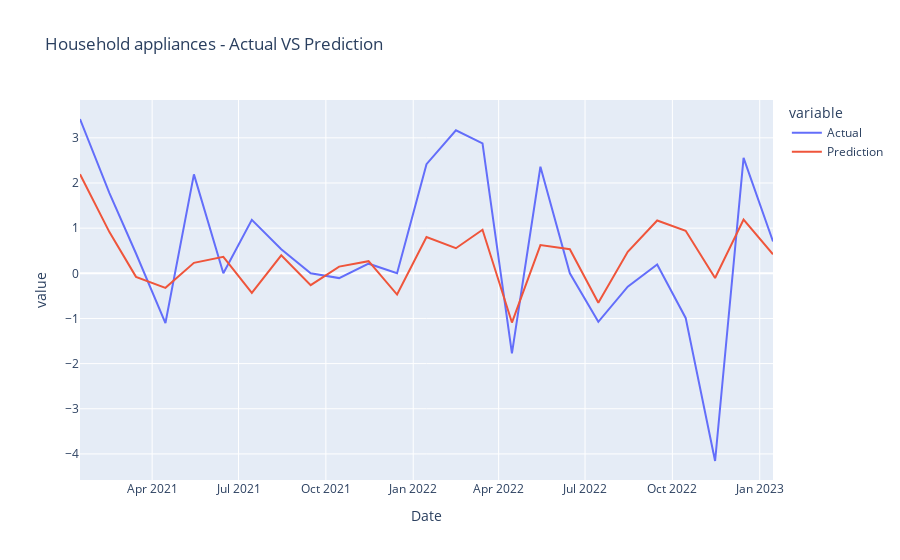
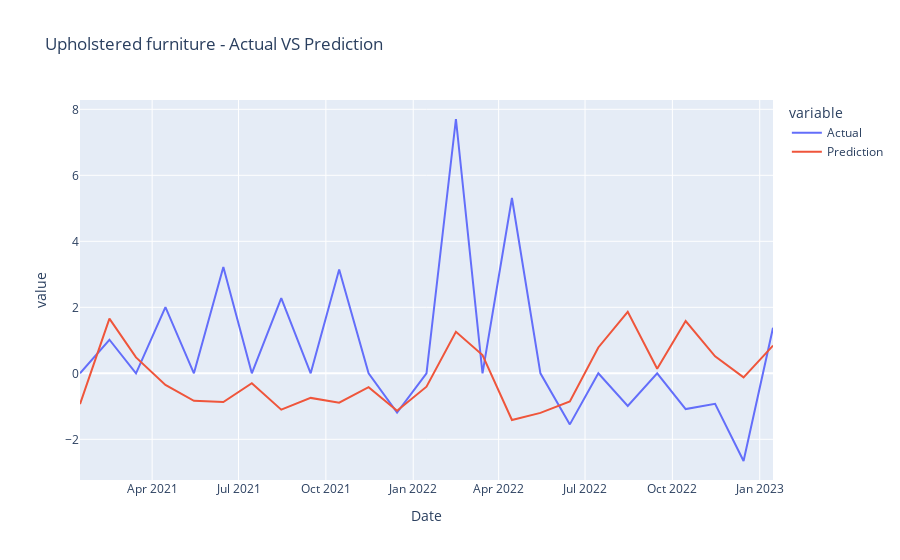
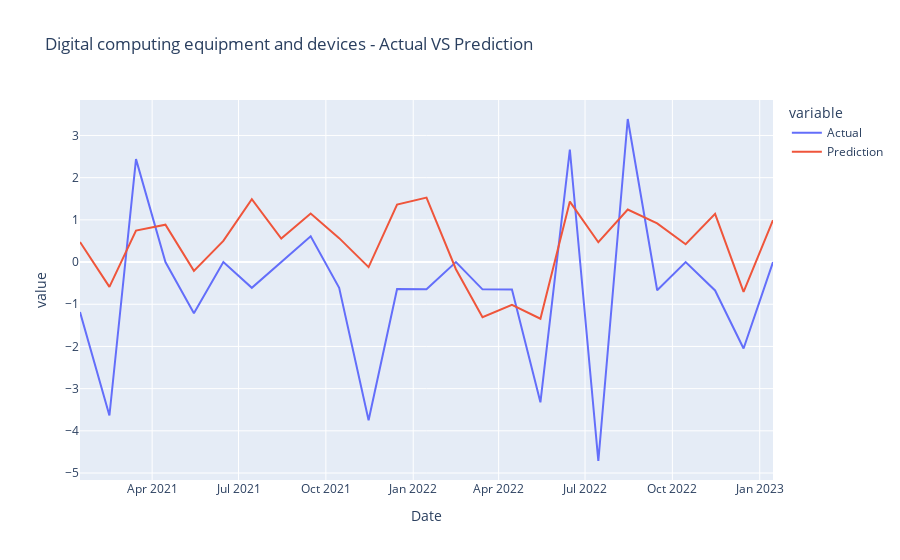
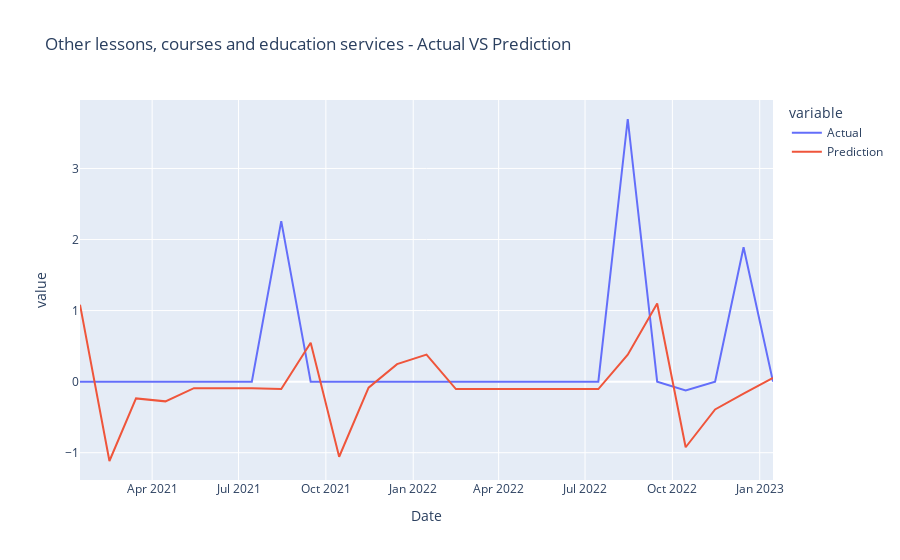

Notebook cell for these charts, in order:
### Code cell
def plot_results(all_data_dict, categories):
    category_samples = random.sample(categories, 10)+['All-items']
    for category in category_samples:
        category_df = all_data_dict[category]
        fig = px.line(category_df, x="Date", y=["Actual", "Prediction"], title=f'{category} - Actual VS Prediction')
        fig.show()

plot_results(all_data_test_dict, all_categories)

### Figure 1 — Plotly figure (JSON) as saved in the notebook; plotly's stock layout.template omitted (floating-point values rounded to 4 significant figures)
{"data": [{"hovertemplate": "variable=Actual<br>Date=%{x}<br>value=%{y}<extra></extra>", "legendgroup": "Actual", "line": {"color": "#636efa", "dash": "solid"}, "marker": {"symbol": "circle"}, "mode": "lines", "name": "Actual", "orientation": "v", "showlegend": true, "type": "scatter", "x": ["2021-01-15", "2021-02-15", "2021-03-15", "2021-04-15", "2021-05-15", "2021-06-15", "2021-07-15", "2021-08-15", "2021-09-15", "2021-10-15", "2021-11-15", "2021-12-15", "2022-01-15", "2022-02-15", "2022-03-15", "2022-04-15", "2022-05-15", "2022-06-15", "2022-07-15", "2022-08-15", "2022-09-15", "2022-10-15", "2022-11-15", "2022-12-15", "2023-01-15"], "xaxis": "x", "y": [3.417, 1.776, 0.4391, -1.101, 2.191, 0, 1.185, 0.5339, 0, -0.1066, 0.213, 0, 2.417, 3.168, 2.876, -1.775, 2.36, 0, -1.075, -0.2951, 0.1969, -0.9882, -4.157, 2.555, 0.7039], "yaxis": "y"}, {"hovertemplate": "variable=Prediction<br>Date=%{x}<br>value=%{y}<extra></extra>", "legendgroup": "Prediction", "line": {"color": "#EF553B", "dash": "solid"}, "marker": {"symbol": "circle"}, "mode": "lines", "name": "Prediction", "orientation": "v", "showlegend": true, "type": "scatter", "x": ["2021-01-15", "2021-02-15", "2021-03-15", "2021-04-15", "2021-05-15", "2021-06-15", "2021-07-15", "2021-08-15", "2021-09-15", "2021-10-15", "2021-11-15", "2021-12-15", "2022-01-15", "2022-02-15", "2022-03-15", "2022-04-15", "2022-05-15", "2022-06-15", "2022-07-15", "2022-08-15", "2022-09-15", "2022-10-15", "2022-11-15", "2022-12-15", "2023-01-15"], "xaxis": "x", "y": [2.194, 0.9123, -0.079, -0.3223, 0.2325, 0.3659, -0.4311, 0.3992, -0.2621, 0.1484, 0.2689, -0.4709, 0.8043, 0.5549, 0.9642, -1.09, 0.6247, 0.5319, -0.654, 0.476, 1.17, 0.9419, -0.1033, 1.188, 0.4219], "yaxis": "y"}], "layout": {"legend": {"title": {"text": "variable"}, "tracegroupgap": 0}, "title": {"text": "Household appliances - Actual VS Prediction"}, "xaxis": {"anchor": "y", "domain": [0, 1], "title": {"text": "Date"}}, "yaxis": {"anchor": "x", "domain": [0, 1], "title": {"text": "value"}}}}

### Figure 2 — Plotly figure (JSON) as saved in the notebook; plotly's stock layout.template omitted (floating-point values rounded to 4 significant figures)
{"data": [{"hovertemplate": "variable=Actual<br>Date=%{x}<br>value=%{y}<extra></extra>", "legendgroup": "Actual", "line": {"color": "#636efa", "dash": "solid"}, "marker": {"symbol": "circle"}, "mode": "lines", "name": "Actual", "orientation": "v", "showlegend": true, "type": "scatter", "x": ["2021-01-15", "2021-02-15", "2021-03-15", "2021-04-15", "2021-05-15", "2021-06-15", "2021-07-15", "2021-08-15", "2021-09-15", "2021-10-15", "2021-11-15", "2021-12-15", "2022-01-15", "2022-02-15", "2022-03-15", "2022-04-15", "2022-05-15", "2022-06-15", "2022-07-15", "2022-08-15", "2022-09-15", "2022-10-15", "2022-11-15", "2022-12-15", "2023-01-15"], "xaxis": "x", "y": [0, 1.017, 0, 2.004, 0, 3.221, 0, 2.279, 0, 3.143, 0, -1.19, 0, 7.706, 0, 5.312, 0, -1.548, 0, -0.9901, 0, -1.084, -0.9263, -2.658, 1.381], "yaxis": "y"}, {"hovertemplate": "variable=Prediction<br>Date=%{x}<br>value=%{y}<extra></extra>", "legendgroup": "Prediction", "line": {"color": "#EF553B", "dash": "solid"}, "marker": {"symbol": "circle"}, "mode": "lines", "name": "Prediction", "orientation": "v", "showlegend": true, "type": "scatter", "x": ["2021-01-15", "2021-02-15", "2021-03-15", "2021-04-15", "2021-05-15", "2021-06-15", "2021-07-15", "2021-08-15", "2021-09-15", "2021-10-15", "2021-11-15", "2021-12-15", "2022-01-15", "2022-02-15", "2022-03-15", "2022-04-15", "2022-05-15", "2022-06-15", "2022-07-15", "2022-08-15", "2022-09-15", "2022-10-15", "2022-11-15", "2022-12-15", "2023-01-15"], "xaxis": "x", "y": [-0.9327, 1.658, 0.4829, -0.3525, -0.8329, -0.8732, -0.3, -1.101, -0.7455, -0.8905, -0.4212, -1.132, -0.4045, 1.26, 0.5544, -1.416, -1.2, -0.8559, 0.7832, 1.865, 0.1386, 1.582, 0.515, -0.1239, 0.8408], "yaxis": "y"}], "layout": {"legend": {"title": {"text": "variable"}, "tracegroupgap": 0}, "title": {"text": "Upholstered furniture - Actual VS Prediction"}, "xaxis": {"anchor": "y", "domain": [0, 1], "title": {"text": "Date"}}, "yaxis": {"anchor": "x", "domain": [0, 1], "title": {"text": "value"}}}}

### Figure 3 — Plotly figure (JSON) as saved in the notebook; plotly's stock layout.template omitted (floating-point values rounded to 4 significant figures)
{"data": [{"hovertemplate": "variable=Actual<br>Date=%{x}<br>value=%{y}<extra></extra>", "legendgroup": "Actual", "line": {"color": "#636efa", "dash": "solid"}, "marker": {"symbol": "circle"}, "mode": "lines", "name": "Actual", "orientation": "v", "showlegend": true, "type": "scatter", "x": ["2021-01-15", "2021-02-15", "2021-03-15", "2021-04-15", "2021-05-15", "2021-06-15", "2021-07-15", "2021-08-15", "2021-09-15", "2021-10-15", "2021-11-15", "2021-12-15", "2022-01-15", "2022-02-15", "2022-03-15", "2022-04-15", "2022-05-15", "2022-06-15", "2022-07-15", "2022-08-15", "2022-09-15", "2022-10-15", "2022-11-15", "2022-12-15", "2023-01-15"], "xaxis": "x", "y": [-1.183, -3.637, 2.439, 0, -1.212, 0, -0.6116, 0, 0.6116, -0.6116, -3.75, -0.639, -0.6431, 0, -0.6473, -0.6515, -3.323, 2.667, -4.715, 3.39, -0.6689, 0, -0.6734, -2.048, 0], "yaxis": "y"}, {"hovertemplate": "variable=Prediction<br>Date=%{x}<br>value=%{y}<extra></extra>", "legendgroup": "Prediction", "line": {"color": "#EF553B", "dash": "solid"}, "marker": {"symbol": "circle"}, "mode": "lines", "name": "Prediction", "orientation": "v", "showlegend": true, "type": "scatter", "x": ["2021-01-15", "2021-02-15", "2021-03-15", "2021-04-15", "2021-05-15", "2021-06-15", "2021-07-15", "2021-08-15", "2021-09-15", "2021-10-15", "2021-11-15", "2021-12-15", "2022-01-15", "2022-02-15", "2022-03-15", "2022-04-15", "2022-05-15", "2022-06-15", "2022-07-15", "2022-08-15", "2022-09-15", "2022-10-15", "2022-11-15", "2022-12-15", "2023-01-15"], "xaxis": "x", "y": [0.4763, -0.5889, 0.7455, 0.8864, -0.209, 0.5015, 1.49, 0.5567, 1.15, 0.5666, -0.1205, 1.364, 1.528, -0.1705, -1.308, -1.013, -1.343, 1.433, 0.4704, 1.244, 0.9158, 0.4207, 1.141, -0.7064, 0.9916], "yaxis": "y"}], "layout": {"legend": {"title": {"text": "variable"}, "tracegroupgap": 0}, "title": {"text": "Digital computing equipment and devices - Actual VS Prediction"}, "xaxis": {"anchor": "y", "domain": [0, 1], "title": {"text": "Date"}}, "yaxis": {"anchor": "x", "domain": [0, 1], "title": {"text": "value"}}}}

### Figure 4 — Plotly figure (JSON) as saved in the notebook; plotly's stock layout.template omitted (floating-point values rounded to 4 significant figures)
{"data": [{"hovertemplate": "variable=Actual<br>Date=%{x}<br>value=%{y}<extra></extra>", "legendgroup": "Actual", "line": {"color": "#636efa", "dash": "solid"}, "marker": {"symbol": "circle"}, "mode": "lines", "name": "Actual", "orientation": "v", "showlegend": true, "type": "scatter", "x": ["2021-01-15", "2021-02-15", "2021-03-15", "2021-04-15", "2021-05-15", "2021-06-15", "2021-07-15", "2021-08-15", "2021-09-15", "2021-10-15", "2021-11-15", "2021-12-15", "2022-01-15", "2022-02-15", "2022-03-15", "2022-04-15", "2022-05-15", "2022-06-15", "2022-07-15", "2022-08-15", "2022-09-15", "2022-10-15", "2022-11-15", "2022-12-15", "2023-01-15"], "xaxis": "x", "y": [0, 0, 0, 0, 0, 0, 0, 2.259, 0, 0, 0, 0, 0, 0, 0, 0, 0, 0, 0, 3.696, 0, -0.1231, 0, 1.891, 0], "yaxis": "y"}, {"hovertemplate": "variable=Prediction<br>Date=%{x}<br>value=%{y}<extra></extra>", "legendgroup": "Prediction", "line": {"color": "#EF553B", "dash": "solid"}, "marker": {"symbol": "circle"}, "mode": "lines", "name": "Prediction", "orientation": "v", "showlegend": true, "type": "scatter", "x": ["2021-01-15", "2021-02-15", "2021-03-15", "2021-04-15", "2021-05-15", "2021-06-15", "2021-07-15", "2021-08-15", "2021-09-15", "2021-10-15", "2021-11-15", "2021-12-15", "2022-01-15", "2022-02-15", "2022-03-15", "2022-04-15", "2022-05-15", "2022-06-15", "2022-07-15", "2022-08-15", "2022-09-15", "2022-10-15", "2022-11-15", "2022-12-15", "2023-01-15"], "xaxis": "x", "y": [1.084, -1.117, -0.2362, -0.2776, -0.09145, -0.09128, -0.09196, -0.1043, 0.547, -1.057, -0.08537, 0.2461, 0.3811, -0.1046, -0.103, -0.1038, -0.1041, -0.1045, -0.1049, 0.3785, 1.1, -0.9235, -0.3918, -0.1696, 0.05202], "yaxis": "y"}], "layout": {"legend": {"title": {"text": "variable"}, "tracegroupgap": 0}, "title": {"text": "Other lessons, courses and education services - Actual VS Prediction"}, "xaxis": {"anchor": "y", "domain": [0, 1], "title": {"text": "Date"}}, "yaxis": {"anchor": "x", "domain": [0, 1], "title": {"text": "value"}}}}
